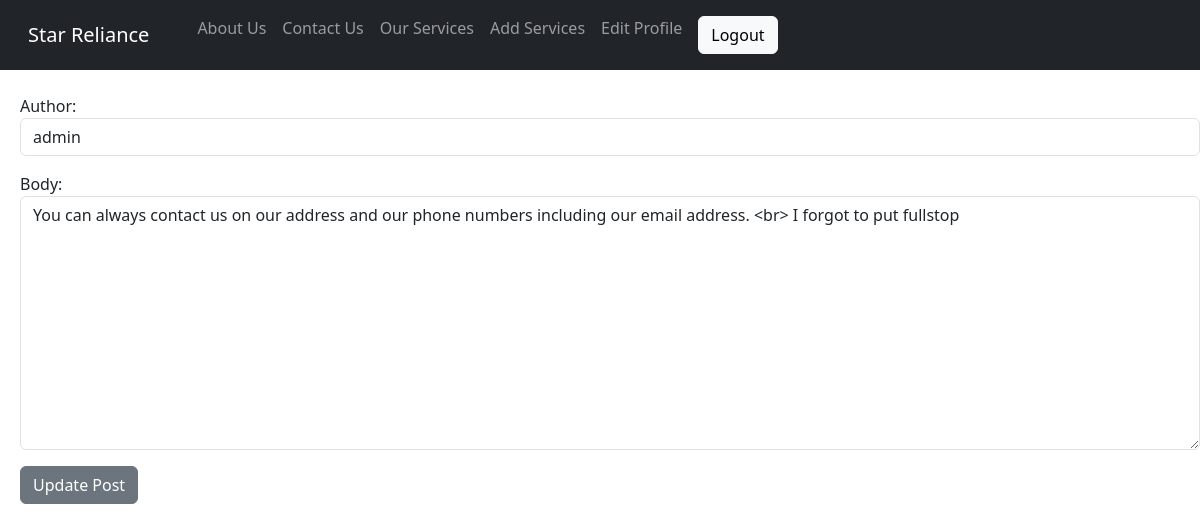
Before: /contact_us/edit/1 (signed in) with the older database file.
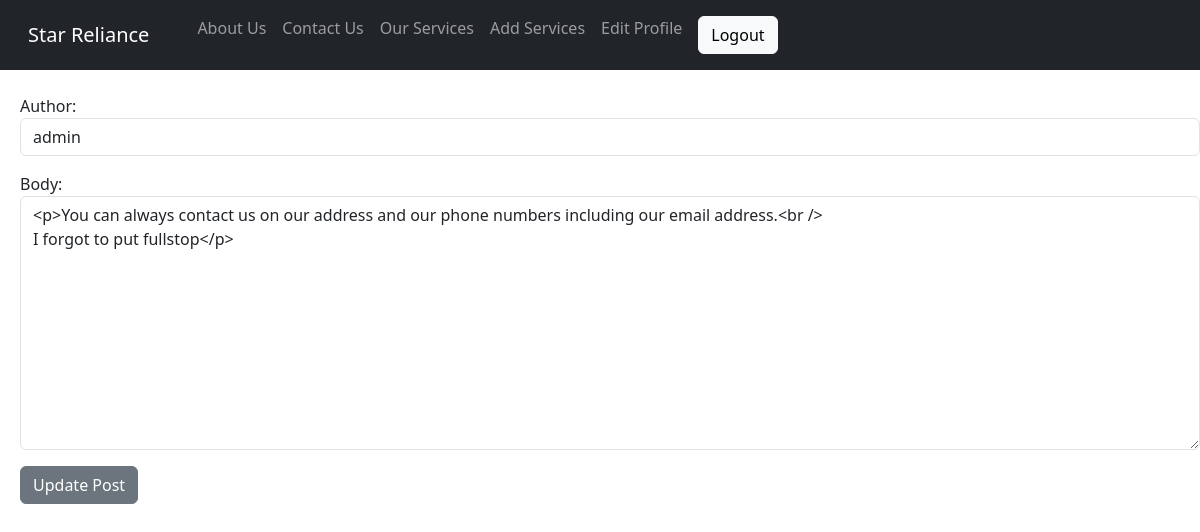
After: the same page with the newer database file.
### theblog/models.py (models this page shows, shortened)
class ContactUs(models.Model):
    body = models.TextField()
    author = models.ForeignKey(User, on_delete=models.CASCADE)
    post_date = models.DateField(auto_now_add = True)

### theblog/views.py (the view)
# urls.py: path('contact_us/edit/<int:pk>', UpdateContactUsPostView.as_view(), name='update_contact_us_post' ),
class UpdateContactUsPostView(UpdateView):
    model = ContactUs
    form_class = AboutUsForm
    template_name = 'update_contact_us_post.html'

### theblog/forms.py
class AboutUsForm(forms.ModelForm):
    class Meta:
        model = Category
        fields = ('author','body')
        widgets = {
            'author': forms.Select(attrs = {'class':'form-control'}),
            'body': forms.Textarea(attrs = {'class':'form-control'}),
        }

### theblog/templates/update_contact_us_post.html (shortened to what this page needs)
{% extends 'base.html' %}
{% block content %}
{% if user.is_authenticated %}
<h1>Update Contact Us Post</h1>
<br><br><br>
<div class="form-group">
<form method="POST">
    {{ form.as_p }}
    <button class="btn btn-secondary">Update Post</button>
</form>
</div>
{% else %}
Youa are not supposed to be here!
{% endif %}
{% endblock %}

Changed rows visible on the page:
changed ContactUs "admin": body "You can always contact us on our address and our phone numbers including our email address. <br> I forgot to put fullstop" → "<p>You can always contact us on our address and our phone numbers including our email address.<br /> I forgot to put fullstop</p>"
